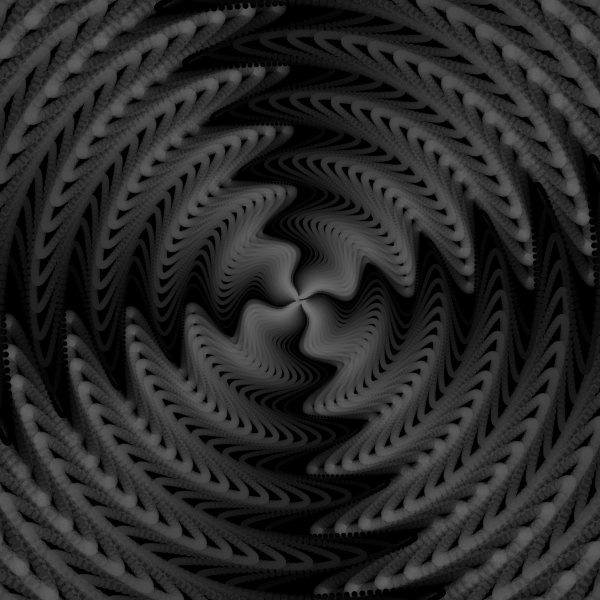
Frame 1 (no input)
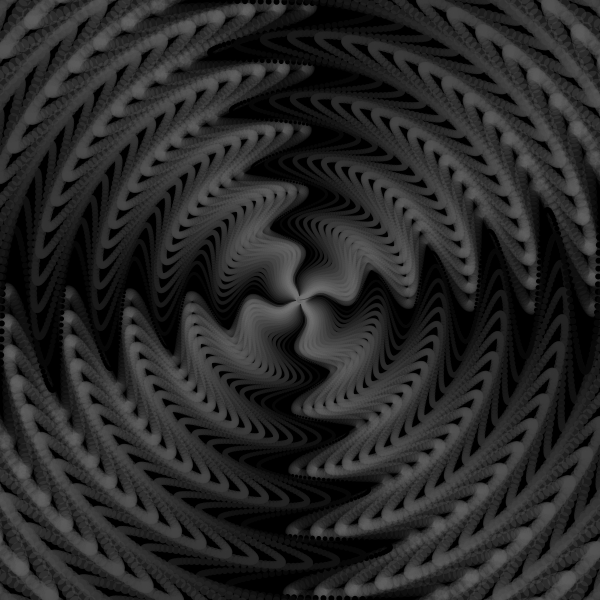
Frame 60 (the mouse pressed at the canvas centre just before this capture)
Frame 120 (the mouse held since frame 60 and released just before this capture): identical to frame 60, image omitted

The Processing sketch that drew these frames (run headless with seeded random() and noise(); from frame 60 on, the mouse is pressed at the canvas centre):

// Processing sketch: processing_152285
// ── processing_152285.pde

float mx, my;
float radius = 25; 
float angleStep = 6;
int numPeriod = 4; 
float period; 

void setup() {
  size(600, 600);
  background(255);
  //colorMode(HSB, 360, 100, 100);
  frameRate(30);
  mx = width/2; 
  my = height/2;

  period = 360 / ( numPeriod * angleStep);
}

void draw() {
  background(0);

  int counter = 1;    
  for (float angle = 0; angle <= 360; angle += angleStep) {
    drawSin(angle, counter);
    counter++;
  }
}

void drawSin(float _angle, int _count) {
  float growth = 0; 
  float age = ((frameCount + _count) % (int) period ) / period; 
  float eSize = 10 * sin(age);   

  noStroke();
  fill(lerp(0, 128, age), lerp(255, 0, age));
  pushMatrix();
  translate(mx, my); 
  rotate(radians(_angle));
  for (int i = 0; i < width; i++) {         
    float x = i; 
    growth += 0.01; 
    float y = - growth * sin(radians(6*x)) * radius; 

    ellipse(x, y, eSize+growth*2, eSize+growth*2);
  }
  popMatrix();
}

void keyReleased() {
  if ( key == CODED ) {
    if (keyCode == UP) {
      numPeriod = constrain(++numPeriod, 1, 8);
      period = 360 / ( numPeriod * angleStep);
    }
    if (keyCode == DOWN) {
      numPeriod = constrain(--numPeriod, 1, 8);
      period = 360 / ( numPeriod * angleStep);
    }
  }
}
